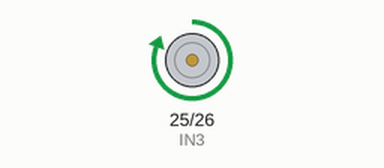
This sketch was run on a simulated ESP32. On the bench: motor-driver pin pairs drawn as motors (green arrow = first pin HIGH = forward, orange = second pin HIGH = backward, longer = more drive).

Above: at 5.0 s.
At 20.0 s:
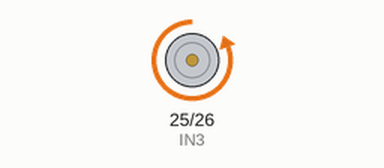
At 27.5 s:
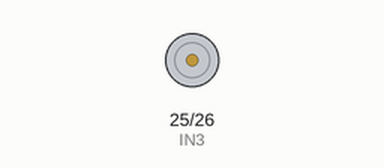
Timing chart, 0 to 39.0 s (numbered marks = the images above):
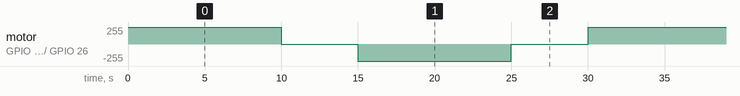

The sketch:

specific_pattern_rotation_code.ino
```cpp
const int IN3 = 25;
const int IN4 = 26;

void setup() {
  pinMode(IN3, OUTPUT);
  pinMode(IN4, OUTPUT);
}

void loop() {

  // Forward for 10 seconds
  digitalWrite(IN3, HIGH);
  digitalWrite(IN4, LOW);
  delay(10000);

  // Stop for 5 seconds
  digitalWrite(IN3, LOW);
  digitalWrite(IN4, LOW);
  delay(5000);

  // Backward for 10 seconds
  digitalWrite(IN3, LOW);
  digitalWrite(IN4, HIGH);
  delay(10000);

  // Stop for 5 seconds
  digitalWrite(IN3, LOW);
  digitalWrite(IN4, LOW);
  delay(5000);
}
```

Measured:
- by itself, motor on GPIO 25 (IN3) / GPIO 26 (IN4): repeats every 30.0 s: stopped 5.0 s, backward 255/255 10.0 s, stopped 5.0 s, forward 255/255 10.0 s
